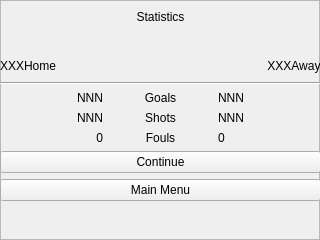
<?xml version="1.0" encoding="UTF-8"?>
<ui version="4.0">
 <class>HalfStatisticsFrame</class>
 <widget class="QFrame" name="HalfStatisticsFrame">
  <property name="geometry">
   <rect>
    <x>0</x>
    <y>0</y>
    <width>320</width>
    <height>240</height>
   </rect>
  </property>
  <property name="sizePolicy">
   <sizepolicy hsizetype="Expanding" vsizetype="Expanding">
    <horstretch>0</horstretch>
    <verstretch>0</verstretch>
   </sizepolicy>
  </property>
  <property name="windowTitle">
   <string notr="true"/>
  </property>
  <property name="windowOpacity">
   <double>0.000000000000000</double>
  </property>
  <property name="frameShape">
   <enum>QFrame::StyledPanel</enum>
  </property>
  <property name="frameShadow">
   <enum>QFrame::Raised</enum>
  </property>
  <widget class="QWidget" name="gridLayoutWidget">
   <property name="geometry">
    <rect>
     <x>0</x>
     <y>0</y>
     <width>321</width>
     <height>241</height>
    </rect>
   </property>
   <layout class="QGridLayout" name="gridLayout" columnstretch="0">
    <item row="3" column="0">
     <layout class="QHBoxLayout" name="horizontalLayout_2">
      <item>
       <widget class="QLabel" name="m_homeTeamName">
        <property name="text">
         <string notr="true">XXXHome</string>
        </property>
        <property name="alignment">
         <set>Qt::AlignCenter</set>
        </property>
       </widget>
      </item>
      <item>
       <spacer name="horizontalSpacer">
        <property name="orientation">
         <enum>Qt::Horizontal</enum>
        </property>
        <property name="sizeHint" stdset="0">
         <size>
          <width>40</width>
          <height>20</height>
         </size>
        </property>
       </spacer>
      </item>
      <item>
       <widget class="QLabel" name="m_awayTeamName">
        <property name="text">
         <string notr="true">XXXAway</string>
        </property>
        <property name="alignment">
         <set>Qt::AlignCenter</set>
        </property>
       </widget>
      </item>
     </layout>
    </item>
    <item row="5" column="0">
     <layout class="QHBoxLayout" name="horizontalLayout">
      <item>
       <layout class="QVBoxLayout" name="verticalLayout">
        <item>
         <widget class="QLabel" name="m_homeGoals">
          <property name="text">
           <string notr="true">NNN</string>
          </property>
          <property name="alignment">
           <set>Qt::AlignRight|Qt::AlignTrailing|Qt::AlignVCenter</set>
          </property>
         </widget>
        </item>
        <item>
         <widget class="QLabel" name="m_homeShots">
          <property name="text">
           <string notr="true">NNN</string>
          </property>
          <property name="alignment">
           <set>Qt::AlignRight|Qt::AlignTrailing|Qt::AlignVCenter</set>
          </property>
         </widget>
        </item>
        <item>
         <widget class="QLabel" name="m_homeTeamFouls">
          <property name="text">
           <string notr="true">0</string>
          </property>
          <property name="alignment">
           <set>Qt::AlignRight|Qt::AlignTrailing|Qt::AlignVCenter</set>
          </property>
         </widget>
        </item>
       </layout>
      </item>
      <item>
       <layout class="QVBoxLayout" name="verticalLayout_3">
        <item>
         <widget class="QLabel" name="goalsLabel">
          <property name="text">
           <string>Goals</string>
          </property>
          <property name="alignment">
           <set>Qt::AlignCenter</set>
          </property>
         </widget>
        </item>
        <item>
         <widget class="QLabel" name="shotsLabel">
          <property name="text">
           <string>Shots</string>
          </property>
          <property name="alignment">
           <set>Qt::AlignCenter</set>
          </property>
         </widget>
        </item>
        <item>
         <widget class="QLabel" name="label">
          <property name="text">
           <string>Fouls</string>
          </property>
          <property name="alignment">
           <set>Qt::AlignCenter</set>
          </property>
         </widget>
        </item>
       </layout>
      </item>
      <item>
       <layout class="QVBoxLayout" name="verticalLayout_2">
        <item>
         <widget class="QLabel" name="m_awayGoals">
          <property name="text">
           <string notr="true">NNN</string>
          </property>
         </widget>
        </item>
        <item>
         <widget class="QLabel" name="m_awayShots">
          <property name="text">
           <string notr="true">NNN</string>
          </property>
         </widget>
        </item>
        <item>
         <widget class="QLabel" name="m_awayTeamFouls">
          <property name="text">
           <string notr="true">0</string>
          </property>
         </widget>
        </item>
       </layout>
      </item>
     </layout>
    </item>
    <item row="8" column="0">
     <spacer name="verticalSpacer">
      <property name="orientation">
       <enum>Qt::Vertical</enum>
      </property>
      <property name="sizeHint" stdset="0">
       <size>
        <width>20</width>
        <height>40</height>
       </size>
      </property>
     </spacer>
    </item>
    <item row="4" column="0">
     <widget class="Line" name="line">
      <property name="orientation">
       <enum>Qt::Horizontal</enum>
      </property>
     </widget>
    </item>
    <item row="0" column="0">
     <spacer name="verticalSpacer_2">
      <property name="orientation">
       <enum>Qt::Vertical</enum>
      </property>
      <property name="sizeType">
       <enum>QSizePolicy::Fixed</enum>
      </property>
      <property name="sizeHint" stdset="0">
       <size>
        <width>20</width>
        <height>10</height>
       </size>
      </property>
     </spacer>
    </item>
    <item row="1" column="0">
     <widget class="QLabel" name="m_halfNameLabel">
      <property name="text">
       <string>Statistics</string>
      </property>
      <property name="alignment">
       <set>Qt::AlignCenter</set>
      </property>
     </widget>
    </item>
    <item row="2" column="0">
     <layout class="QHBoxLayout" name="horizontalLayout_3">
      <item>
       <widget class="QLabel" name="homeFlag">
        <property name="text">
         <string notr="true"/>
        </property>
        <property name="pixmap">
         <pixmap resource="teams.qrc">:/images/flags/Austria.png</pixmap>
        </property>
        <property name="scaledContents">
         <bool>true</bool>
        </property>
       </widget>
      </item>
      <item>
       <spacer name="horizontalSpacer_2">
        <property name="orientation">
         <enum>Qt::Horizontal</enum>
        </property>
        <property name="sizeHint" stdset="0">
         <size>
          <width>40</width>
          <height>20</height>
         </size>
        </property>
       </spacer>
      </item>
      <item>
       <widget class="QLabel" name="awayFlag">
        <property name="text">
         <string notr="true"/>
        </property>
        <property name="pixmap">
         <pixmap resource="teams.qrc">:/images/flags/Andorra.png</pixmap>
        </property>
        <property name="scaledContents">
         <bool>true</bool>
        </property>
       </widget>
      </item>
     </layout>
    </item>
    <item row="6" column="0">
     <widget class="QPushButton" name="continueBtn">
      <property name="text">
       <string>Continue</string>
      </property>
     </widget>
    </item>
    <item row="7" column="0">
     <widget class="QPushButton" name="mainMenuBtn">
      <property name="text">
       <string>Main Menu</string>
      </property>
     </widget>
    </item>
   </layout>
  </widget>
 </widget>
 <resources>
  <include location="teams.qrc"/>
 </resources>
 <connections/>
</ui>
